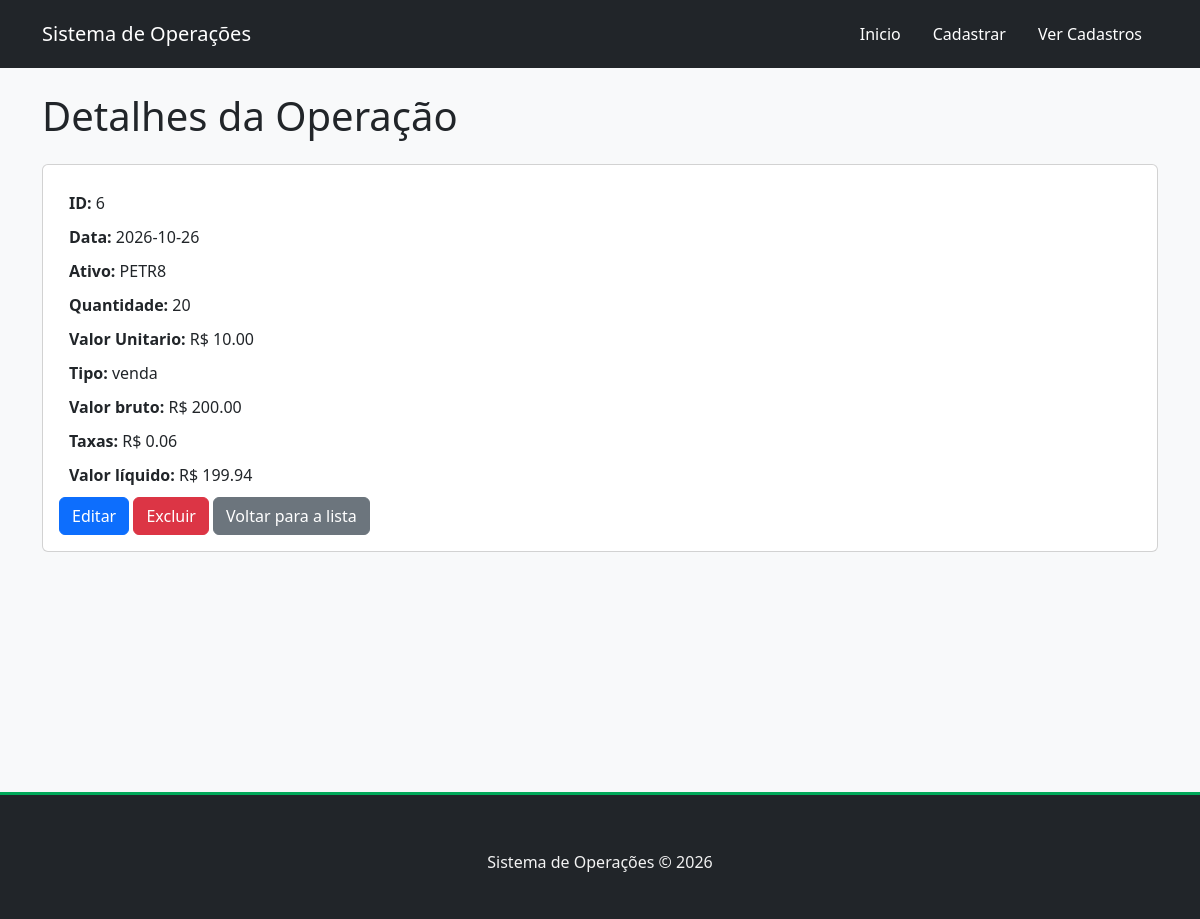
/operacoes/6, run on the app's committed database.
### tables this page shows
CREATE TABLE operacoes (
    id INTEGER PRIMARY KEY AUTOINCREMENT,
    data TEXT NOT NULL, 
    ativo TEXT NOT NULL,
    quantidade INTEGER NOT NULL,
    valor_unitario REAL NOT NULL,
    tipo_operacao TEXT NOT NULL,
    valor_bruto REAL NOT NULL,
    taxas REAL NOT NULL,
    valor_liquido REAL NOT NULL
);

### controllers/operacao_controller.py (the view)
def detalhes(id):
    operacao = Operacao.buscar_id(id)
    if operacao is None:
        flash('Operaçãop não encontrada.', 'danger')
        return redirect(url_for('listar'))
    return render_template('detalhes.html', operacao=operacao)

### daos/operacao_dao.py (called while the page is built)
    def _dados_dict(self, row):
        return{
            'id': row['id'],
            'data': row['data'],
            'ativo': row['ativo'],
            'quantidade': row['quantidade'],
            'valor_unitario': row['valor_unitario'],
            'tipo_operacao': row['tipo_operacao'],
            'valor_bruto': row['valor_bruto'],
            'taxas': row['taxas'],
            'valor_liquido': row['valor_liquido'],
        }

    def buscar_id(self, id):
        db = SQLiteDB()
        db.conectar()
        query = 'SELECT * FROM operacoes WHERE id = ?'
        resultado = db.consultar(query, (id,)) #(id,) é uma tupla com um único elemento.
        db.desconectar()
        if resultado:
            return self._dados_dict(resultado[0])
        return None

### database/sqlitedb.py (called while the page is built)
    def conectar(self): #Abre a conexao com o BD
        self.conn = sqlite3.connect(self.DB_FILE)
        self.conn.row_factory =  sqlite3.Row #permite acessar os dados retornados pelo banco pelo nome da coluna
        self.cursor = self.conn.cursor()

    def desconectar(self): #fecha a conexao com o BD
        if self.conn:
            self.conn.close()
            self.conn = None
            self.cursor = None

    def consultar(self, query, params=()): #executa consultas como SELECT e devolve os registros.
        try:
            self.cursor.execute(query, params)
            return self.cursor.fetchall()
        except sqlite3.Error as erro:
            print('Erro ao consultar: ', erro)
            return None

### models/operacao.py (called while the page is built)
    @staticmethod
    def buscar_id(id):
        dao = OperacaoDAO()
        return dao.buscar_id(id)

### templates/detalhes.html (shortened to what this page needs)
{% extends 'base.html' %}
{% block conteudo %}
<h1 class="mb-4">Detalhes da Operação</h1>
<div class="card">
    <div class="card-body">
        <p><strong>ID: </strong>{{ operacao['id'] }}</p>
        <p><strong>Data: </strong>{{ operacao['data'] }}</p>
        <p><strong>Ativo: </strong>{{ operacao['ativo'] }}</p>
        <p><strong>Quantidade: </strong>{{ operacao['quantidade'] }}</p>
        <p><strong>Valor Unitario: </strong>
        R$ {{ '%.2f'|format(operacao['valor_unitario']) }}
        </p>
        <p><strong>Tipo: </strong>{{ operacao['tipo_operacao'] }}</p>
        <p>
            <strong>Valor bruto: </strong>
            R$ {{ "%.2f"|format(operacao["valor_bruto"]) }}
        </p>
        <p>
            <strong>Taxas: </strong>
            R$ {{ "%.2f"|format(operacao["taxas"]) }}
        </p>
        <p>
            <strong>Valor líquido: </strong>
            R$ {{ "%.2f"|format(operacao["valor_liquido"]) }}
        </p>
        <a href="{{ url_for('editar', id=operacao['id']) }}" class="btn btn-primary">
            Editar
        </a>
        <form action="{{ url_for('excluir', id=operacao['id']) }}" method="POST" style="display: inline;"
        onsubmit="return confirm('Tem certeza que deseja excluir esta operação?')">
        <button type="submit" class="btn btn-danger">Excluir</button>
        </form>
        <a href="{{ url_for('listar') }}" class="btn btn-secondary">
            Voltar para a lista
        </a>
    </div>
</div>
{% endblock %}

### static/css/style.css (style rules this page uses)
body { display: flex; flex-direction: column; }
h2, p { margin: 10px; }

### data on the page
operacoes: id "6", data "2026-10-26", ativo "PETR8", quantidade "20", valor_unitario "10.00", tipo_operacao "venda", valor_bruto "200.00", taxas "0.06", valor_liquido "199.94"
